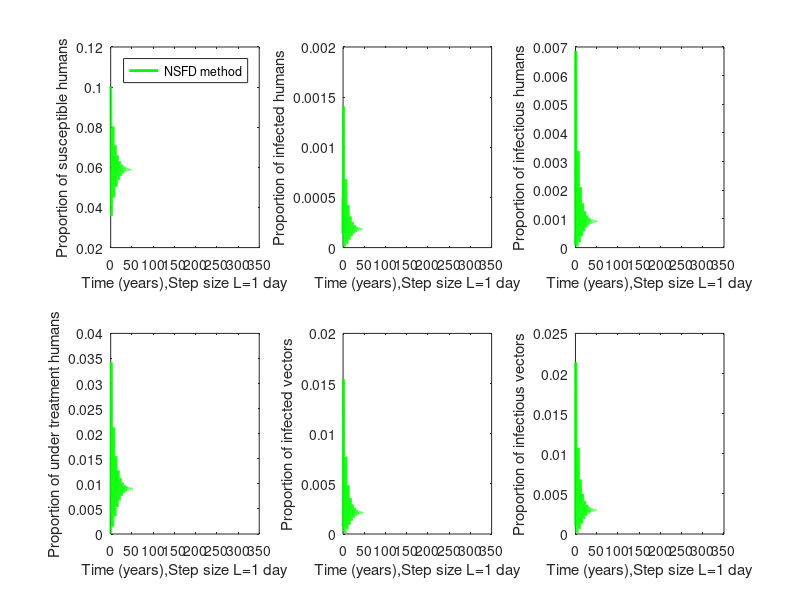

MATLAB code for this plot:
clc
clear all 
close all
%%%%%%%%%%%%%%%%%%%%%%%%%%%%%%%%%%%%%%%%%%%%%%%%%%%%%%%%%%%%%%%%% Humans pop parameters
NT=5000; %Rate of recruitment for humans
muh=0.0000391; %Rate of death for humans
d1=0.01; %Disease mortality rate of infectious humans  %Asma AIMS 2023 paper
d2=0.001; %Disease mortality rate of under treatment humans %Asma AIMS 2023 paper
betah=0.00005; %Rate of infection from vector to human
q1=1/5; %Rate at which infected human becomes infectious
q2=0.03; %Rate of treatment of infectious humans %Asma AIMS 2023 paper
q3=0.002; %Assumed %Rate of recovery of under treatment humans
q4=0.0007; %Recovery rate of infectious humans
%r=1/14; %Rate of recovery of infectious humans

%%%%%%%%%%%%%%%%%%%%%%%%%%%%%%%%%%%%%%%%%%%%%%%%%%%%%%%%%%%%%%%%%%%%%%%%%%%% Vector pop parameters
lambdav=300; %Rate of recruitment for vectors, %For EE(300)% For DFE(3.00)
muv=1/14; %Rate of death for vectors
betav=0.00008; %Rate of infection from human to vector
alphav=1/10; %Rate at which infected vectors becomes infectious
Nv=lambdav/muv;
%%%%%%%%%%%%%%%%%%%%%%%%%%%%%%%%%%%%%%%%%%%%%%%%%%%%%%%%%%
L=1.0; %Time step size
t=0:L:120000; %Total time grids
%%%%%%%%%%%%%%%%%%%%%%%%%%%%%%%%%%%%%%%%%%%%% Initilization
S=zeros(1,length(t));
A=zeros(1,length(t));
I=zeros(1,length(t));
T=zeros(1,length(t));
Ev=zeros(1,length(t));
Iv=zeros(1,length(t));

S(1)=0.1;  %Initial conditions
A(1)=0.0005;
I(1)=0.0001;
T(1)=0.0001;
Ev(1)=0.001;
Iv(1)=0.001;
%l=1-exp(-l);

%%%%%%%%%%%%%%%%%%%%%%%%%%%%%%%%%%%%%%%%%%%%%%%%%%%%%%%%% NSFD Method
for n=1:length(t)-1
    S(n+1)=(S(n)+L*muh)/(1+L*(betah*Nv*Iv(n)+muh));
    A(n+1)=(A(n)+L*betah*Nv*S(n+1)*Iv(n))/(1+L*(muh+q1+q4));
    I(n+1)=(I(n)+L*q1*A(n+1))/(1+L*(muh+d1+q2));
    T(n+1)=(T(n)+L*q2*I(n+1))/(1+L*(muh+d2+q3));
    Ev(n+1)=(Ev(n)+L*betav*NT*I(n+1)*(1-Iv(n)))/(1+L*(betav*NT*I(n+1)+muv+alphav));
    Iv(n+1)=(Iv(n)+L*alphav*Ev(n+1))/(1+L*muv);
end
%%%%%%%%%%%%%%%%%%%%%%%%%%%%%%%%%%%%%%%%%%%%%%%%%%%%%%%%%% R0
X=betah*Nv*alphav*betav*NT*q1;
Y=muv*(muv+alphav)*(muh+q1+q4)*(muh+d1+q2); %C1,C2,C3
R0=X./Y
%%%%%%%%%%%%%%%%%%%%%%%%%%%%%%%%%%%%%%%%%%%%%%%%
subplot(2,3,1)
plot(t/365,S,'-g','linewidth',2.0)
%title('Endemic equilibrium (EE)')
xlabel('Time (years),Step size L=1 day')
ylabel('Proportion of susceptible humans')
legend ('NSFD method')
%figure
subplot(2,3,2)
plot(t/365,A,'-g','linewidth',2.0)
%title('Endemic equilibrium (EE)')
xlabel('Time (years),Step size L=1 day')
ylabel('Proportion of infected humans')
%legend ('NSFD method')
%figure
subplot(2,3,3)
plot(t/365,I,'-g','linewidth',2.0)
%title('Endemic equilibrium (EE)')
xlabel('Time (years),Step size L=1 day')
ylabel('Proportion of infectious humans')
%legend ('NSFD method')
%figure
subplot(2,3,4)
plot(t/365,T,'-g','linewidth',2.0)
%title('Endemic equilibrium (EE)')
xlabel('Time (years),Step size L=1 day')
ylabel('Proportion of under treatment humans')
%legend ('NSFD method')
%figure
subplot(2,3,5)
plot(t/365,Ev,'-g','linewidth',2.0)
%title('Endemic equilibrium (EE)')
xlabel('Time (years),Step size L=1 day')
ylabel('Proportion of infected vectors')
%legend ('NSFD method')
%figure
subplot(2,3,6)
plot(t/365,Iv,'-g','linewidth',2.0)
%title('Endemic equilibrium (EE)')
xlabel('Time (years),Step size L=1 day')
ylabel('Proportion of infectious vectors')
%legend ('NSFD method')
